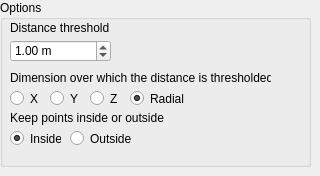
         <widget class="QWidget" name="DistanceLimitFilter">
          <widget class="QGroupBox" name="groupBox_2">
           <property name="geometry">
            <rect>
             <x>0</x>
             <y>0</y>
             <width>311</width>
             <height>167</height>
            </rect>
           </property>
           <property name="title">
            <string>Options</string>
           </property>
           <widget class="QLabel" name="distanceThresholdTitle">
            <property name="geometry">
             <rect>
              <x>10</x>
              <y>20</y>
              <width>291</width>
              <height>16</height>
             </rect>
            </property>
            <property name="text">
             <string>Distance threshold</string>
            </property>
           </widget>
           <widget class="QDoubleSpinBox" name="distanceThreshold">
            <property name="geometry">
             <rect>
              <x>10</x>
              <y>40</y>
              <width>101</width>
              <height>22</height>
             </rect>
            </property>
            <property name="suffix">
             <string> m</string>
            </property>
            <property name="decimals">
             <number>2</number>
            </property>
            <property name="minimum">
             <double>-1000000.000000000000000</double>
            </property>
            <property name="maximum">
             <double>10000000.000000000000000</double>
            </property>
            <property name="singleStep">
             <double>0.100000000000000</double>
            </property>
            <property name="value">
             <double>1.000000000000000</double>
            </property>
           </widget>
           <widget class="QLabel" name="dimRadialXYZTiltle">
            <property name="geometry">
             <rect>
              <x>10</x>
              <y>70</y>
              <width>261</width>
              <height>16</height>
             </rect>
            </property>
            <property name="text">
             <string>Dimension over which the distance is thresholded. </string>
            </property>
           </widget>
           <widget class="QRadioButton" name="dimX">
            <property name="geometry">
             <rect>
              <x>10</x>
              <y>90</y>
              <width>41</width>
              <height>17</height>
             </rect>
            </property>
            <property name="text">
             <string>X</string>
            </property>
            <property name="checked">
             <bool>false</bool>
            </property>
            <attribute name="buttonGroup">
             <string notr="true">buttonGroup</string>
            </attribute>
           </widget>
           <widget class="QRadioButton" name="dimY">
            <property name="geometry">
             <rect>
              <x>50</x>
              <y>90</y>
              <width>31</width>
              <height>17</height>
             </rect>
            </property>
            <property name="text">
             <string>Y</string>
            </property>
            <attribute name="buttonGroup">
             <string notr="true">buttonGroup</string>
            </attribute>
           </widget>
           <widget class="QRadioButton" name="dimZ">
            <property name="geometry">
             <rect>
              <x>90</x>
              <y>90</y>
              <width>31</width>
              <height>17</height>
             </rect>
            </property>
            <property name="text">
             <string>Z</string>
            </property>
            <attribute name="buttonGroup">
             <string notr="true">buttonGroup</string>
            </attribute>
           </widget>
           <widget class="QLabel" name="keepDimTitle">
            <property name="geometry">
             <rect>
              <x>10</x>
              <y>110</y>
              <width>261</width>
              <height>16</height>
             </rect>
            </property>
            <property name="text">
             <string>Keep points inside or outside</string>
            </property>
           </widget>
           <widget class="QRadioButton" name="keepDimInside">
            <property name="geometry">
             <rect>
              <x>10</x>
              <y>130</y>
              <width>51</width>
              <height>17</height>
             </rect>
            </property>
            <property name="text">
             <string>Inside</string>
            </property>
            <property name="checked">
             <bool>true</bool>
            </property>
            <attribute name="buttonGroup">
             <string notr="true">buttonGroup_2</string>
            </attribute>
           </widget>
           <widget class="QRadioButton" name="keepDimOuside">
            <property name="geometry">
             <rect>
              <x>70</x>
              <y>130</y>
              <width>82</width>
              <height>17</height>
             </rect>
            </property>
            <property name="text">
             <string>Outside</string>
            </property>
            <property name="checked">
             <bool>false</bool>
            </property>
            <attribute name="buttonGroup">
             <string notr="true">buttonGroup_2</string>
            </attribute>
           </widget>
           <widget class="QRadioButton" name="dimRadial">
            <property name="geometry">
             <rect>
              <x>130</x>
              <y>90</y>
              <width>71</width>
              <height>17</height>
             </rect>
            </property>
            <property name="text">
             <string>Radial</string>
            </property>
            <property name="checked">
             <bool>true</bool>
            </property>
            <attribute name="buttonGroup">
             <string notr="true">buttonGroup</string>
            </attribute>
           </widget>
          </widget>
         </widget>
